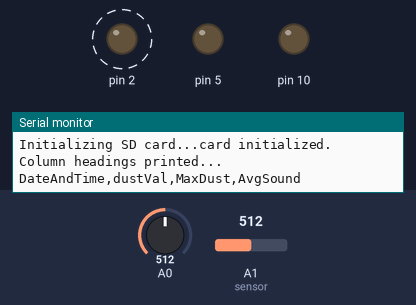
This sketch was run on a simulated Arduino Uno, built with avr-gcc and run on an emulated ATmega328P. Parts: output pins drawn as LEDs (lit = HIGH), the last lines printed to the serial monitor. Dashed ring = blinking. The inputs (shaded band) are chosen by the test bench; at power-on: A0 = 512, A1 (sensor) = 512. The local clock reads 2024-03-15 10:24:30 at power-on unless the sketch sets it; storage starts empty.

Above: at 0.5 s.
At 1.7 s:
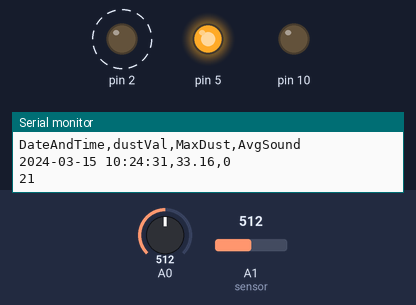
Timing chart, 0 to 3.0 s (numbered marks = the images above):
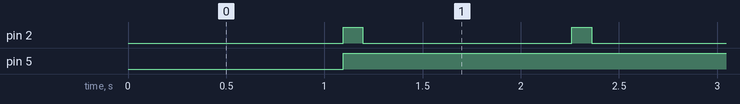

Measured:
- by itself, pin 2: alternates HIGH for 0.10 s and LOW for 1.0 s
- by itself, pin 5: LOW → HIGH at 1.1 s

The sketch:

DustDuino.ino
```cpp
#include <SD.h>
#include <Wire.h>
//#include <avr/wdt.h>
#include "RTClib.h"
#include <Time.h>
RTC_DS1307 rtc;

// Chip Select on DustDuino for Tow is Digital 10
const int chipSelect = 10;
unsigned long starttime;
unsigned int sample;

      // Setting average, max, running total, and counters
      long AvgSound = 0;
//     int MaxSound = 0;
      long SoundTotal = 0;
      long i = 0;

     // double AvgDust = 0;
      double dustVal = 0;
      double MaxDust = 0;
      double DustTotal = 0;
      long k = 0;

      int TheSeconds = 0;


void setup() {
  // setting WTDT for 8 seconds
  //wdt_enable(WDTO_8S);

  Serial.begin(9600);
  pinMode(5,OUTPUT);

  // Dust reading notification LED on digital pin 2
 pinMode (2, OUTPUT);

  #ifdef AVR
  Wire.begin();
  #else
  Wire1.begin();
  #endif
  rtc.begin();

  Serial.print("Initializing SD card...");
  // CS Pin must be set to output
  pinMode(10, OUTPUT);

  // SD card check
  if (!SD.begin(chipSelect)) {
    Serial.println("Card failed, or not present");
    return;
  }
  Serial.println("card initialized.");

//  String startString = "Month,Day,Hour,Min,Sec,AvgDust,MaxDust,AvgSound,MaxSound";
  String startString = "DateAndTime,dustVal,MaxDust,AvgSound";
  File dataFile = SD.open("datalog.txt", FILE_WRITE);
    if (dataFile) {
    // Print first row with column headings in comma separated value format.
    dataFile.println(startString);
    dataFile.close();
    Serial.println("Column headings printed...");
    Serial.println(startString);
    }

  starttime = millis();
  //
  //wdt_reset();
}

void loop() {
    //Serial.println("start of loop");
    GetSound();
    //wdt_reset();

    // every 1 seconds, sample dust and increase counter;
    if ((millis() - starttime) > 1000) {
      GetDust();
      digitalWrite(2, HIGH);
      delay(100);
      digitalWrite(2, LOW);
      TheSeconds++;
      starttime = millis();
    }

    // when counter hits 1 second, find time and log data
    if (TheSeconds > .9) {
      LogData();
      TheSeconds = 0;
      starttime = millis();
    }

}

void GetSound() {

  // Finds peak-to-peak amplitude of audio signal.
  // Samples audio at 20Hz, the lower limit of human hearing.
  // Upper limit of the microphone is 20kHz.
  // Posted on Adafrut: https://learn.adafruit.com/adafruit-microphone-amplifier-breakout?view=all

  unsigned long startMillis= millis(); // Start of sample window
  unsigned int peakToPeak = 0; // peak-to-peak level

  unsigned int signalMax = 0;
  unsigned int signalMin = 1024;

  // collect audio for 50 mS
  while (millis() - startMillis < 50)
  {
    sample = analogRead(0);
    if (sample < 1024) // toss out spurious readings
    {
    if (sample > signalMax)
    {
    signalMax = sample; // save just the max levels
    }
    else if (sample < signalMin)
    {
    signalMin = sample; // save just the min levels
    }
    }
  }
  peakToPeak = signalMax - signalMin; // max - min = peak-peak amplitude

/*  if (peakToPeak > MaxSound)
    {
      MaxSound = peakToPeak;
    }
*/
    SoundTotal = SoundTotal+ peakToPeak;
    i++;
}

void GetDust() {
    digitalWrite(5,LOW); // power on dust sensor LED
    delayMicroseconds(280);
    int dustSen = analogRead(A1); // read voltage off sensor pin5
    delayMicroseconds(40);
    digitalWrite(5,HIGH); // turn the LED off

    // Algorithm to find dust concentration from voltage, based on spec sheet
    double dustVal = ((((dustSen * 0.0049) * (0.172)) - 0.0999) * 100);
   if (dustVal < 0)
      {
        dustVal = 0;
      }

    if (dustVal > MaxDust) {
      MaxDust = dustVal;
    }

    DustTotal = dustVal + DustTotal;

    k++;
}

// Captures time and logs the data to SD
void LogData()
{
      DateTime now = rtc.now();
      //Serial.println("We're in the log data loop");
    //  AvgDust = DustTotal / k;
      AvgSound = SoundTotal / i;

      File dataFile = SD.open("datalog.txt", FILE_WRITE);
      if (dataFile) {
      /* Print first row with column headings in comma separated value format.
      dataFile.print(now.month(), DEC);
      dataFile.print("-");
      dataFile.print(now.day(), DEC);
      dataFile.print("-");
      dataFile.print(now.hour(), DEC);
      dataFile.print("-");
      dataFile.print(now.minute(), DEC);
      dataFile.print("-");
      dataFile.print(now.second(), DEC);
      dataFile.print("-");
      dataFile.print(AvgDust);
      dataFile.print(",");
      dataFile.print(MaxDust);
      dataFile.print(",");
      dataFile.print(AvgSound);
      dataFile.print(",");
      dataFile.println(MaxSound);
      dataFile.close();
      */

      dataFile.print(now.year());
      dataFile.print("-");
      if (now.month()<10)
       dataFile.print('0');
      dataFile.print(now.month());
      dataFile.print("-");
      if (now.day()<10)
       dataFile.print('0');
      dataFile.print(now.day());
      dataFile.print(" ");
      if (now.hour()<10)
       dataFile.print('0');
      dataFile.print(now.hour());
      dataFile.print(":");
      if (now.minute()<10)
       dataFile.print('0');
      dataFile.print(now.minute());
      dataFile.print(":");
      if (now.second()<10)
       dataFile.print('0');
      dataFile.print(now.second());
      dataFile.print(",");
      //dataFile.print(AvgDust);
      //dataFile.print(dustVal);
      //dataFile.print(",");
      dataFile.print(MaxDust);
      dataFile.print(",");
      dataFile.print(AvgSound);
//      dataFile.print(",");
//      dataFile.println(MaxSound);
      dataFile.close();


      // Also print to serial, if serial is connected
      Serial.print(now.year());
      Serial.print("-");
      if (now.month()<10)
       Serial.print('0');
      Serial.print(now.month());
      Serial.print("-");
      if (now.day()<10)
       Serial.print('0');
      Serial.print(now.day());
      Serial.print(" ");
      if (now.hour()<10)
       Serial.print('0');
      Serial.print(now.hour());
      Serial.print(":");
      if (now.minute()<10)
       Serial.print('0');
      Serial.print(now.minute());
      Serial.print(":");
      if (now.second()<10)
       Serial.print('0');
      Serial.print(now.second());
      //Serial.print(",");
     // Serial.print(AvgDust);
     // Serial.print(dustVal);
      Serial.print(",");
      Serial.print(MaxDust);
      Serial.print(",");
      Serial.println(AvgSound);
      Serial.println(i);
//      Serial.print(",");
//      Serial.println(MaxSound);

      // Reset mean, max, running totals, and counters
      AvgSound = 0;
//      MaxSound = 0;
      SoundTotal = 0;
      i = 0;

     // dustVal = 0;
      MaxDust = 0;
    //  DustTotal = 0;
      k = 0;
      }


}
```
